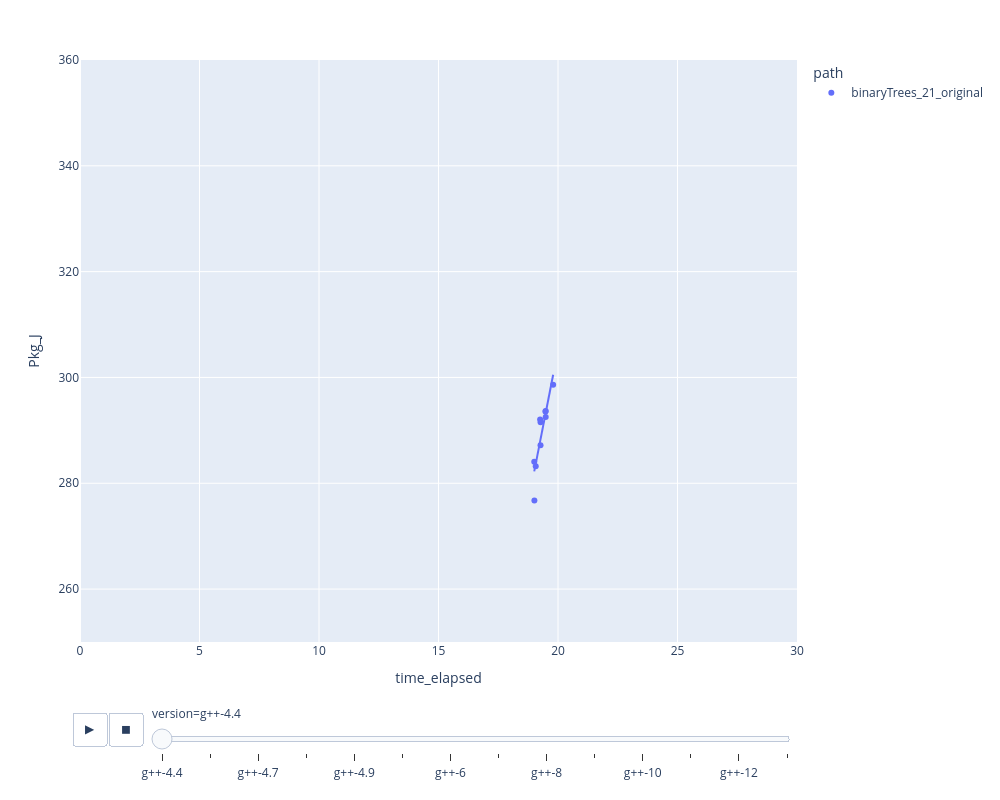

Write notebook code for a chart like this one.
### Code cell
px.scatter(df, y="Pkg_J", x="time_elapsed", trendline="ols",
           color="path", animation_frame="version",
           width=1000, height=800,
           range_x=[0,30], range_y=[250,360])

### Figure 1 — Plotly figure (JSON) as saved in the notebook; plotly's stock layout.template omitted (floating-point values rounded to 4 significant figures)
{"data": [{"hovertemplate": "path=binaryTrees_21_original<br>version=g++-4.4<br>time_elapsed=%{x}<br>Pkg_J=%{y}<extra></extra>", "legendgroup": "binaryTrees_21_original", "marker": {"color": "#636efa", "symbol": "circle"}, "mode": "markers", "name": "binaryTrees_21_original", "orientation": "v", "showlegend": true, "type": "scatter", "x": [19.01, 19.07, 19.49, 19.49, 19.01, 19.27, 19.27, 19.47, 19.8, 19.25], "xaxis": "x", "y": [276.7, 283.2, 292.5, 293.6, 284.1, 287.2, 291.5, 293.6, 298.6, 292.1], "yaxis": "y"}, {"hovertemplate": "<b>OLS trendline</b><br>Pkg_J = 23.0939 * time_elapsed + -156.678<br>R<sup>2</sup>=0.816604<br><br>path=binaryTrees_21_original<br>version=g++-4.4<br>time_elapsed=%{x}<br>Pkg_J=%{y} <b>(trend)</b><extra></extra>", "legendgroup": "binaryTrees_21_original", "marker": {"color": "#636efa", "symbol": "circle"}, "mode": "lines", "name": "binaryTrees_21_original", "showlegend": false, "type": "scatter", "x": [19.01, 19.01, 19.07, 19.25, 19.27, 19.27, 19.47, 19.49, 19.49, 19.8], "xaxis": "x", "y": [282.2, 282.4, 283.7, 287.9, 288.3, 288.4, 293.1, 293.3, 293.3, 300.5], "yaxis": "y"}], "layout": {"height": 800, "legend": {"title": {"text": "path"}, "tracegroupgap": 0}, "margin": {"t": 60}, "sliders": [{"active": 0, "currentvalue": {"prefix": "version="}, "len": 0.9, "pad": {"b": 10, "t": 60}, "steps": [{"args": [["g++-4.4"], {"frame": {"duration": 0, "redraw": false}, "fromcurrent": true, "mode": "immediate", "transition": {"duration": 0, "easing": "linear"}}], "label": "g++-4.4", "method": "animate"}, {"args": [["g++-4.6"], {"frame": {"duration": 0, "redraw": false}, "fromcurrent": true, "mode": "immediate", "transition": {"duration": 0, "easing": "linear"}}], "label": "g++-4.6", "method": "animate"}, {"args": [["g++-4.7"], {"frame": {"duration": 0, "redraw": false}, "fromcurrent": true, "mode": "immediate", "transition": {"duration": 0, "easing": "linear"}}], "label": "g++-4.7", "method": "animate"}, {"args": [["g++-4.8"], {"frame": {"duration": 0, "redraw": false}, "fromcurrent": true, "mode": "immediate", "transition": {"duration": 0, "easing": "linear"}}], "label": "g++-4.8", "method": "animate"}, {"args": [["g++-4.9"], {"frame": {"duration": 0, "redraw": false}, "fromcurrent": true, "mode": "immediate", "transition": {"duration": 0, "easing": "linear"}}], "label": "g++-4.9", "method": "animate"}, {"args": [["g++-5"], {"frame": {"duration": 0, "redraw": false}, "fromcurrent": true, "mode": "immediate", "transition": {"duration": 0, "easing": "linear"}}], "label": "g++-5", "method": "animate"}, {"args": [["g++-6"], {"frame": {"duration": 0, "redraw": false}, "fromcurrent": true, "mode": "immediate", "transition": {"duration": 0, "easing": "linear"}}], "label": "g++-6", "method": "animate"}, {"args": [["g++-7"], {"frame": {"duration": 0, "redraw": false}, "fromcurrent": true, "mode": "immediate", "transition": {"duration": 0, "easing": "linear"}}], "label": "g++-7", "method": "animate"}, {"args": [["g++-8"], {"frame": {"duration": 0, "redraw": false}, "fromcurrent": true, "mode": "immediate", "transition": {"duration": 0, "easing": "linear"}}], "label": "g++-8", "method": "animate"}, {"args": [["g++-9"], {"frame": {"duration": 0, "redraw": false}, "fromcurrent": true, "mode": "immediate", "transition": {"duration": 0, "easing": "linear"}}], "label": "g++-9", "method": "animate"}, {"args": [["g++-10"], {"frame": {"duration": 0, "redraw": false}, "fromcurrent": true, "mode": "immediate", "transition": {"duration": 0, "easing": "linear"}}], "label": "g++-10", "method": "animate"}, {"args": [["g++-11"], {"frame": {"duration": 0, "redraw": false}, "fromcurrent": true, "mode": "immediate", "transition": {"duration": 0, "easing": "linear"}}], "label": "g++-11", "method": "animate"}, {"args": [["g++-12"], {"frame": {"duration": 0, "redraw": false}, "fromcurrent": true, "mode": "immediate", "transition": {"duration": 0, "easing": "linear"}}], "label": "g++-12", "method": "animate"}, {"args": [["g++-13"], {"frame": {"duration": 0, "redraw": false}, "fromcurrent": true, "mode": "immediate", "transition": {"duration": 0, "easing": "linear"}}], "label": "g++-13", "method": "animate"}], "x": 0.1, "xanchor": "left", "y": 0, "yanchor": "top"}], "updatemenus": [{"buttons": [{"args": [null, {"frame": {"duration": 500, "redraw": false}, "fromcurrent": true, "mode": "immediate", "transition": {"duration": 500, "easing": "linear"}}], "label": "&#9654;", "method": "animate"}, {"args": [[null], {"frame": {"duration": 0, "redraw": false}, "fromcurrent": true, "mode": "immediate", "transition": {"duration": 0, "easing": "linear"}}], "label": "&#9724;", "method": "animate"}], "direction": "left", "pad": {"r": 10, "t": 70}, "showactive": false, "type": "buttons", "x": 0.1, "xanchor": "right", "y": 0, "yanchor": "top"}], "width": 1000, "xaxis": {"anchor": "y", "domain": [0, 1], "range": [0, 30], "title": {"text": "time_elapsed"}}, "yaxis": {"anchor": "x", "domain": [0, 1], "range": [250, 360], "title": {"text": "Pkg_J"}}}}
